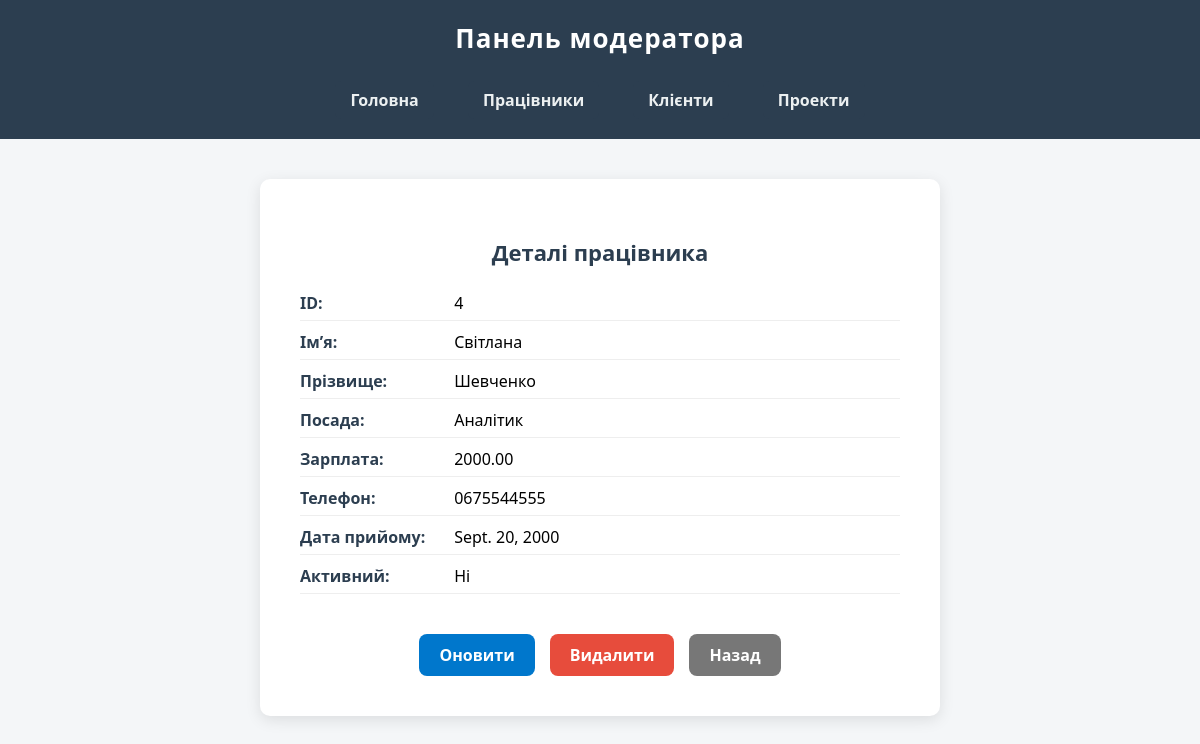
Screenshot of /moderator/workers/4 with the database file from the repository.
### main/models.py (models this page shows, shortened)
class Worker(models.Model):
    id = models.IntegerField('№', primary_key=True)
    name = models.CharField('Ім’я', max_length=20)
    surname = models.CharField('Прізвище', max_length=20)
    position = models.CharField('Посада', max_length=50)
    salary = models.DecimalField('Зарплата', max_digits=10, decimal_places=2)
    phone = models.CharField('Телефон', max_length=20)
    date_hired = models.DateField('Дата найму')
    is_active = models.BooleanField('Активний', default=False)

### moderator/views.py (the view)
# urls.py: path('workers/<int:pk>',views.WorkerDetailView.as_view(),name='worker_details'),
class WorkerDetailView(DetailView):
    model = Worker
    template_name = 'moderator/workers/detail_view.html'
    context_object_name = 'worker'

### moderator/templates/moderator/workers/detail_view.html (shortened to what this page needs)
{% extends 'layout_m.html' %}
{% block content %}
<body class="worker-page">
<div class="worker-card">
    <h2>Деталі працівника</h2>
    <div class="worker-info">
        <p><strong>ID:</strong> {{ worker.id }}</p>
        <p><strong>Ім’я:</strong> {{ worker.name }}</p>
        <p><strong>Прізвище:</strong> {{ worker.surname }}</p>
        <p><strong>Посада:</strong> {{ worker.position }}</p>
        <p><strong>Зарплата:</strong> {{ worker.salary }}</p>
        <p><strong>Телефон:</strong> {{ worker.phone }}</p>
        <p><strong>Дата прийому:</strong> {{ worker.date_hired }}</p>
        <p><strong>Активний:</strong> {% if worker.is_active %}Так{% else %}Ні{% endif %}</p>
    </div>
    <div class="worker-actions">
        <a href="{% url 'worker_update' worker.id %}" class="btn">Оновити</a>
        <a href="{% url 'worker_delete' worker.id %}" class="btn btn-delete">Видалити</a>
        <a href="{% url 'workers_list' %}" class="btn btn-back">Назад</a>
    </div>
</div>
{% endblock %}

### moderator/static/moderator/css/style.css (style rules this page uses)
body { font-family: system-ui, -apple-system, BlinkMacSystemFont, 'Segoe UI', Roboto, Oxygen, Ubuntu, Cantarell, 'Open Sans', 'Helvetica Neue', sans-serif; background: #f4f6f8; margin: 0; padding: 0; }
a, button { display: inline-block; background: #2c3e50; color: white; padding: 8px 15px; border-radius: 6px; text-decoration: none; margin-top: 15px; transition: 0.3s; }
.worker-card h2 { text-align: center; margin-bottom: 25px; font-size: 22px; color: #2c3e50; }
.worker-info p { font-size: 16px; margin: 10px 0; border-bottom: 1px solid #eee; padding-bottom: 6px; }
.worker-info strong { color: #2c3e50; display: inline-block; width: 150px; }
.worker-actions { display: flex; justify-content: center; gap: 15px; margin-top: 25px; }
.worker-actions .btn { background: #0077cc; color: white; padding: 10px 20px; border-radius: 8px; text-decoration: none; font-weight: bold; transition: 0.3s; }
.worker-actions .btn-back { background: #777; }
a.btn.btn-delete { background-color: #e74c3c; color: white; }

### rows the page displays
Worker: id "4", name "Світлана", surname "Шевченко", position "Аналітик", salary "2000.00", phone "0675544555", date_hired "Sept. 20, 2000"
